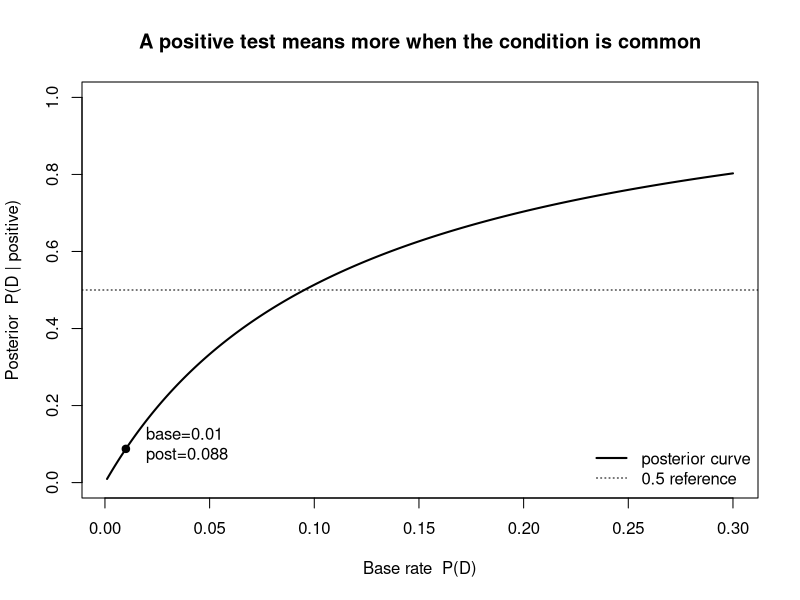
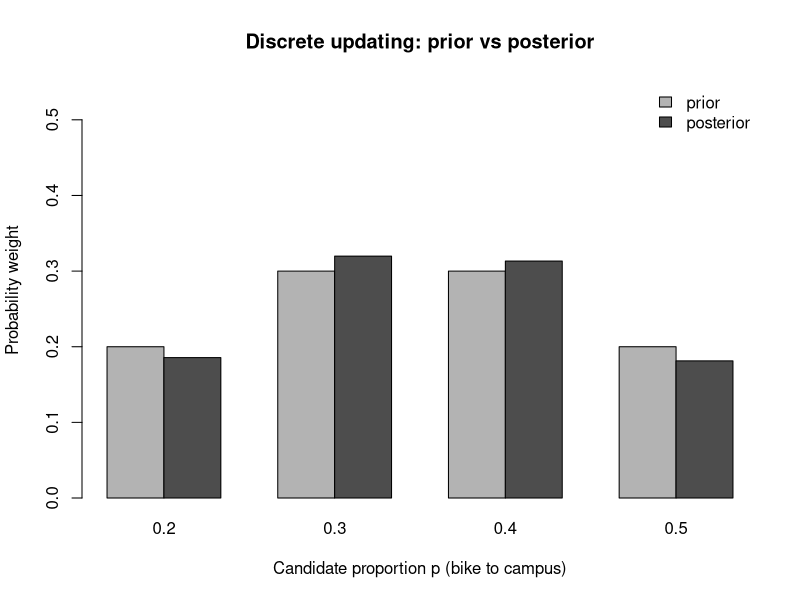

Recreate these plots in R, in order.
## ---- chunk 1
#| label: fig-baserate-curve
#| fig-cap: "Posterior probability of the condition given a positive test, as a function of the base rate (prevalence), with sensitivity fixed at 0.95 and false-positive rate at 0.10. The dot marks the worked example at a 1% base rate."
#| fig-alt: "A rising curve on axes where the horizontal axis is the base rate from 0 to 0.3 and the vertical axis is the posterior probability of disease given a positive test from 0 to 1. The curve starts near zero, rises steeply at first then more gently, passing through about 0.09 at a base rate of 0.01 where a marked dot sits, and reaching roughly 0.8 by a base rate of 0.3."
sens <- 0.95          # sensitivity P(positive | D)
fpr  <- 0.10          # false-positive rate P(positive | not D)
base <- seq(0.001, 0.30, length.out = 400)
post <- (sens * base) / (sens * base + fpr * (1 - base))
plot(base, post, type = "l", lwd = 2,
     xlab = "Base rate  P(D)",
     ylab = "Posterior  P(D | positive)",
     main = "A positive test means more when the condition is common",
     ylim = c(0, 1))
# mark the worked example at base rate 0.01
b0 <- 0.01
p0 <- (sens * b0) / (sens * b0 + fpr * (1 - b0))
points(b0, p0, pch = 19)
text(b0, p0, labels = sprintf("  base=0.01\n  post=%.3f", p0), pos = 4)
abline(h = 0.5, lty = 3)
legend("bottomright", legend = c("posterior curve", "0.5 reference"),
       lwd = c(2, 1), lty = c(1, 3), bty = "n")
## ---- chunk 2
#| label: fig-bike-discrete-update
#| fig-cap: "Discrete prior versus posterior over four candidate values of the bike-to-campus proportion, after observing 1 biker out of 3 surveyed. The posterior shifts mass slightly toward lower values."
#| fig-alt: "A grouped bar chart with four candidate proportions 0.2, 0.3, 0.4, 0.5 on the horizontal axis. For each candidate, a prior bar and a posterior bar stand side by side on a probability axis from 0 to about 0.35. The prior is tied highest at 0.3 and 0.4; the posterior is highest at 0.3 with 0.4 close behind, rising above the prior at 0.3 and 0.4 and falling below the prior at the extremes 0.2 and 0.5."
p_vals <- c(0.2, 0.3, 0.4, 0.5)
prior  <- c(0.20, 0.30, 0.30, 0.20)
lik    <- p_vals * (1 - p_vals)^2     # proportional to p(1-p)^2 (the choose(3,1) cancels)
unnorm <- prior * lik
post   <- unnorm / sum(unnorm)
mat <- rbind(prior, post)
barplot(mat, beside = TRUE, names.arg = p_vals,
        col = c("grey70", "grey30"),
        xlab = "Candidate proportion p (bike to campus)",
        ylab = "Probability weight",
        main = "Discrete updating: prior vs posterior",
        ylim = c(0, 0.55))
legend("topright", legend = c("prior", "posterior"),
       fill = c("grey70", "grey30"), bty = "n")
